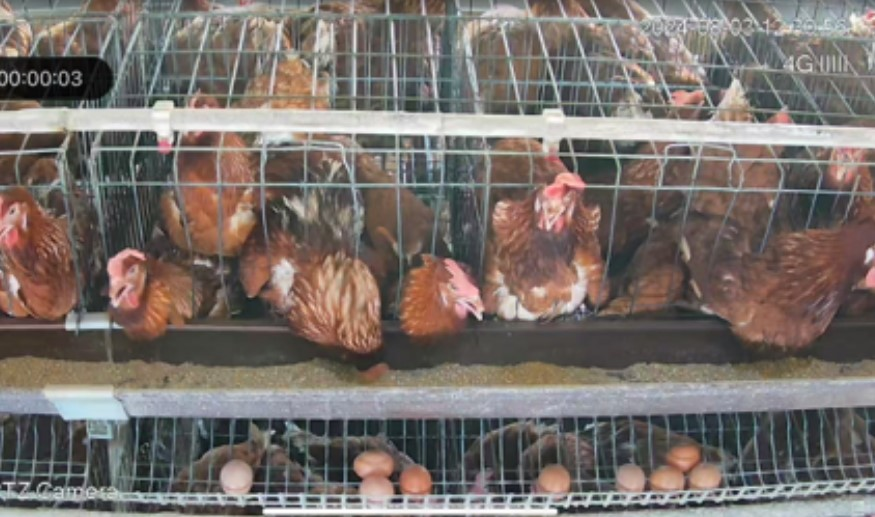
#> input picture rescourse/sick_chiken.jpg, 875 x 517 px, found by its file name
$ python contrast.py
#> lines starting #> are read from the running program, lines starting #| are printed output that depends on the picture
### Tool/display.py
import cv2 as cv
from matplotlib import pyplot as plt

# [30 lines left out: functions show_img_plt, show_two_plt, show_img_cv, not called in this run]

### Tool/contrast.py
from pickletools import uint8

import numpy as np
from matplotlib import pyplot as plt
import cv2 as cv
from display import show_img_plt, show_img_cv
from Tool import get_hist, show_hist
def change_contrast_brightness(img, alpha, beta):
    """线性变换，g(i,j) = alpha * f(i,j) + beta
        alpha:控制对比度
        beta:控制亮度    """
    try:
        if alpha < 1.0 or alpha > 3.0:
            raise ValueError("alpha must be between 1.0 and 3.0")
        if beta < 0 or beta > 100:
            raise ValueError("beta must be between 0 and 100")
    except ValueError as e:
        print(f"{str(e)}")
        exit(111)

    new_img = np.array(np.multiply(img, alpha) + beta, dtype=np.float32)

    # [9 lines of commented-out code are left out]
    return new_img

def change_gamma(img, gamma=1):
    """
    伽马变换：用于将灰度过高或过低的图片进行修正，增强对比度 output = c * input ^ gamma
    gamma>1拉伸高灰度； gamma<1拉伸低灰度
    :param img: 原图
    :param gamma: 伽马系数
    :return: 修正图片
    """
    return np.array(np.power(img/255, gamma) * 255, dtype=np.uint8)

def bin_img(img):
    thresh, ret = cv.threshold(img, 127, 255, cv.THRESH_BINARY)
    return ret

if __name__ == "__main__":
    IMG_PATH = r"C:\Users\amjt_zhao\Desktop\sick_chiken.jpg"
    img = cv.imread(IMG_PATH, 0)
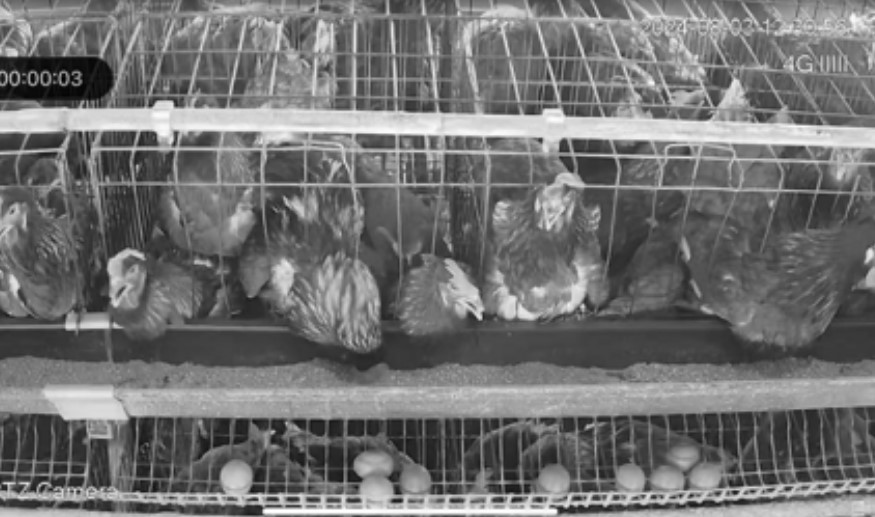
#> img: shape (517, 875); min 0, max 255, mean 113.6
    print(img.dtype)
#| uint8
    if img is None:
        print("找不大图片啊！大人", IMG_PATH)
        exit(111)

    new_img = change_contrast_brightness(img, 2.5, 40)
    print(new_img.dtype)
#| float32
    show_img_plt(new_img)
    # new_img = np.uint8(new_img)
    print(new_img.dtype)
#| float32
    show_img_cv(new_img)
#> (key Esc is pressed here)
